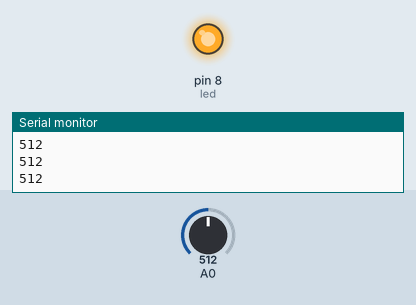
Bench run of a sketch on a simulated Arduino Uno, built with avr-gcc and run on an emulated ATmega328P. On the bench: output pins drawn as LEDs (lit = HIGH), the last lines printed to the serial monitor. The inputs (shaded band) are chosen by the test bench; at power-on: A0 = 512.

Above: at 1.2 s.
1.3 s: A0 set to 789
2.8 s: A0 set to 809
At 3.3 s:
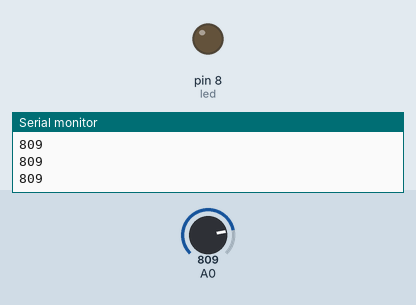
4.3 s: A0 set to 790
At 5.5 s:
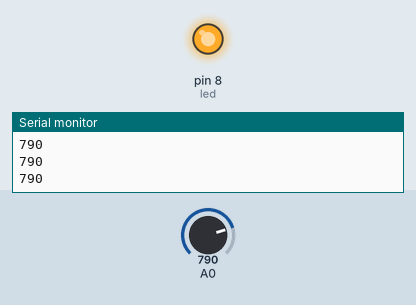
5.8 s: A0 set to 810
At 6.8 s:
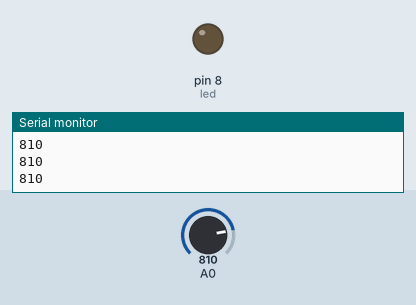
Timing chart, 0 to 8.3 s (numbered marks = the images above; inputs shaded):
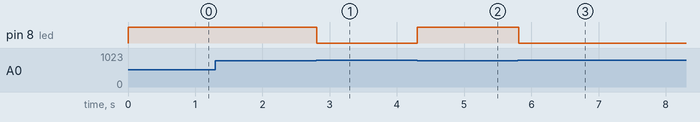

The sketch:

night_lighter.ino
```cpp
int led = 8;


void setup()
{
  Serial.begin(9600);
  pinMode(led, OUTPUT);

}

void loop()
{
	int ldrSensor = analogRead(A0);
  	Serial.println(ldrSensor);
  	if(ldrSensor <= 800){
  		digitalWrite(led,HIGH);
    }else{
    	digitalWrite(led,LOW);
    }
}
```

Measured:
- the behaviour switches between 800 and 801 on A0 (found by bisection; images 0 and 1)
- after the input at 2.8 s, pin 8 (led): HIGH → LOW at once
- after the input at 4.3 s, pin 8 (led): LOW → HIGH at once
- after the input at 5.8 s, pin 8 (led): HIGH → LOW at once
